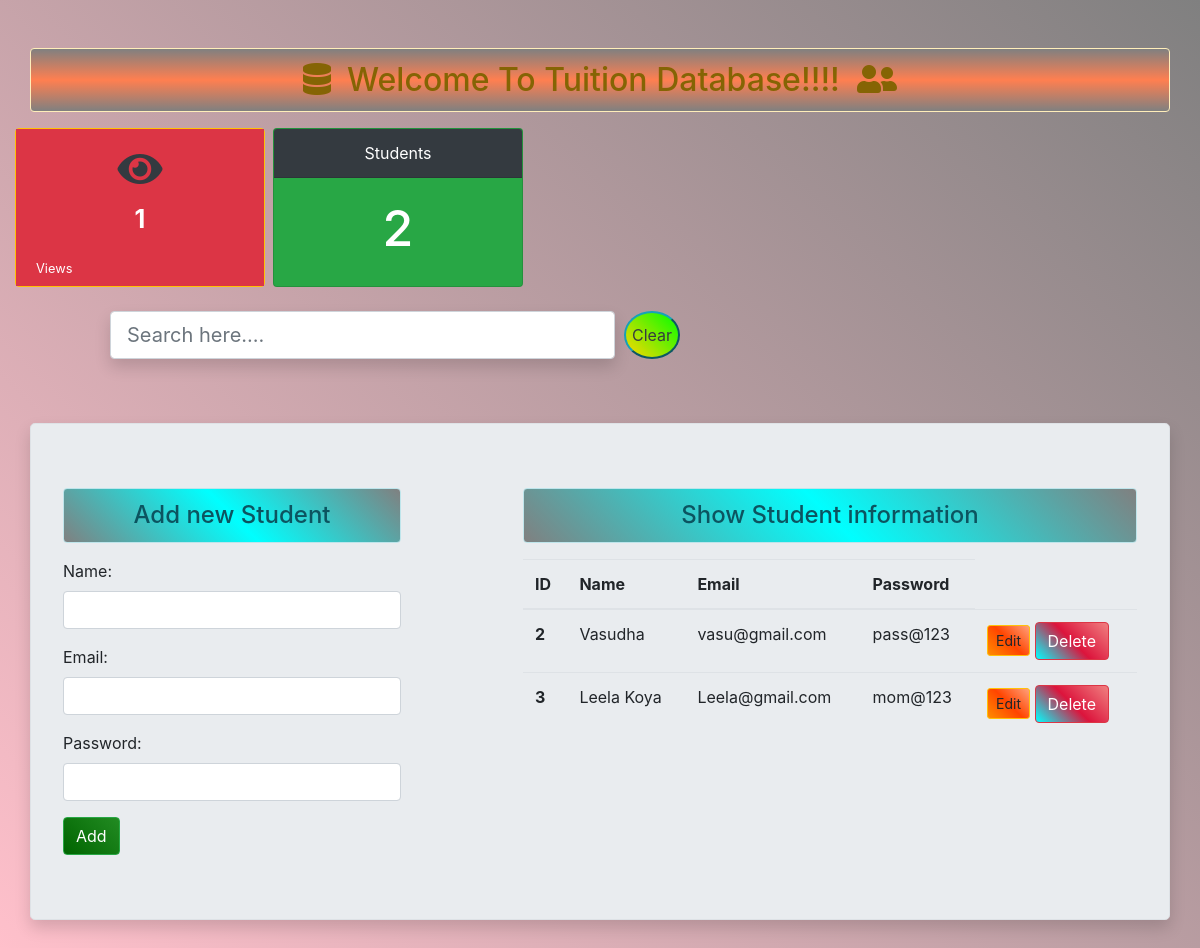
/, run on an earlier commit of the app's database.
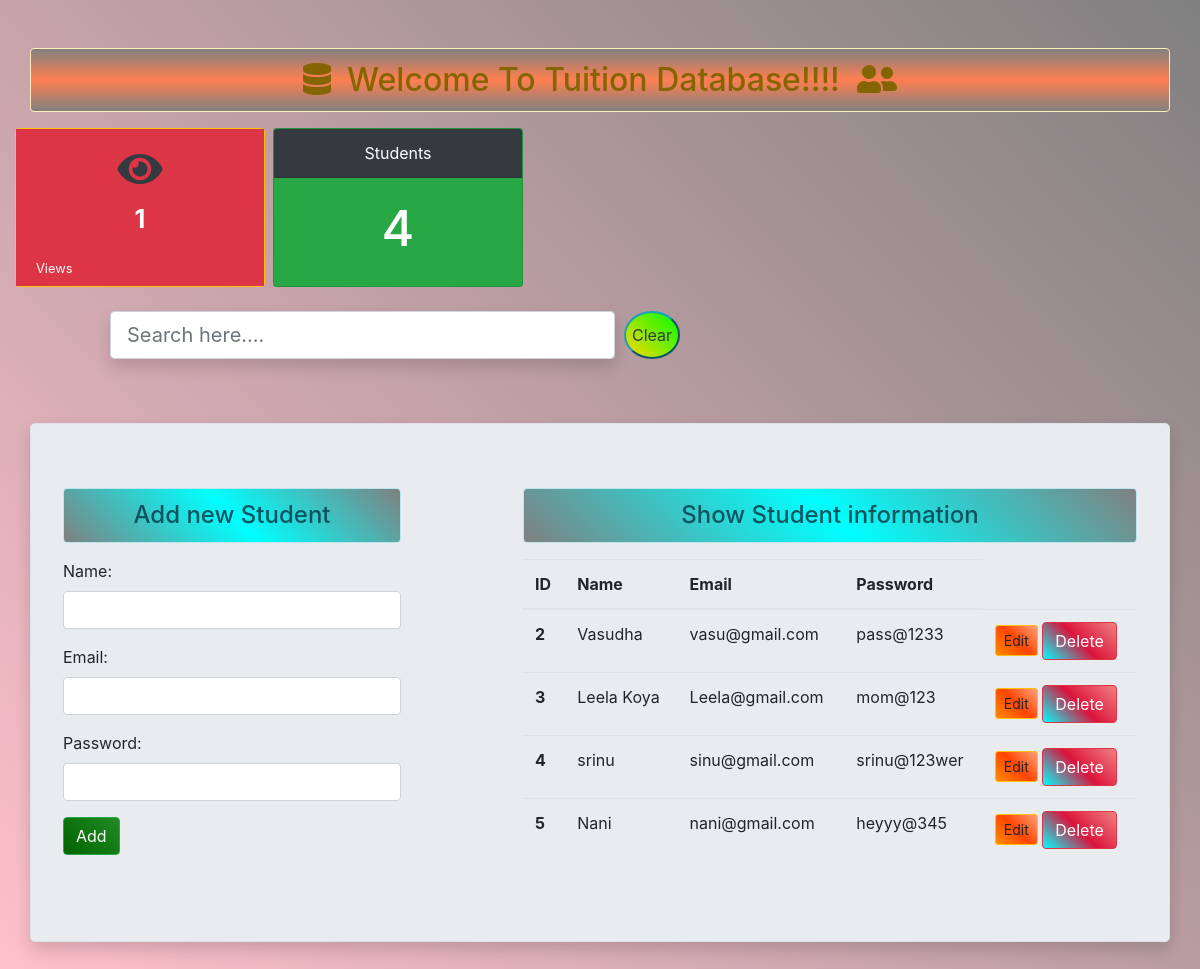
And on a later commit of the database.
### Enroll/models.py (models this page shows)
class User(models.Model):
	name = models.CharField(max_length=70,null=True)
	email = models.EmailField(max_length=100,null=True)
	password=models.CharField(max_length=100,null=True)

### Enroll/views.py (the view)
# urls.py: path('',views.add_show,name="addAndShows"),
def add_show(request):
	if request.method == 'POST':
		fm = StudentRegistration(request.POST)
		if fm.is_valid():
			nm = fm.cleaned_data['name']
			em = fm.cleaned_data['email']
			pw = fm.cleaned_data['password']
			reg = User(name=nm, email=em, password=pw)
			reg.save()
			fm = StudentRegistration()
	else:
		fm = StudentRegistration()
	stud = User.objects.all()
	stud_cnt = stud.count()
	ct = request.session.get('count',0)
	newcount = ct + 1
	request.session['count'] = newcount
	return render(request,'Enroll/addAndShow.html', {'form':fm, 'stu':stud, 'stud_count':stud_cnt, 'counts':newcount})

### Enroll/forms.py
class StudentRegistration(forms.ModelForm):
	class Meta:
		model = User
		fields = '__all__'
		widgets = {
			'name' :forms.TextInput(attrs={'class':'form-control'}),
			'email' :forms.EmailInput(attrs={'class':'form-control'}),
			'password' :forms.PasswordInput(render_value=True, attrs={'class':'form-control'}),
		}

### Enroll/templates/Enroll/addAndShow.html (shortened to what this page needs)
{% extends 'Enroll/base.html' %}
{% block content %}
<div class="row mb-3 container-fluid" >
	<div class="card border-warning shadow-0" style="height: 159px; width: 250px;" >
    	<div class="card-body bg-danger text-dark">
	       <h5 class="card-title text-dark text-center"><i class="fa fa-eye fa-2x" aria-hidden="true"></i></h5>
	       <p class="card-text text-white text-center" style="font-size: 25px;"><b>{{counts}} </b></p>
	       <p class="card-text text-left"><small class="text-white">Views</small></p>
        </div>
	</div>
	<div class="card text-white bg-success text-center ml-2 mb-2" style="height: 159px; width: 250px;">
		<div class="card-header bg-dark">Students</div>
			<div class="card-body">
				<h5 class="card-title" style="font-size: 50px;">{{stud_count}}</h5>
			</div>
	</div>
	<div style="width: 50%;" class="offset-1 mt-3" >
			<form>
				<div class="input-group">
					<input style="border-radius: 10%; "type="text"  placeholder="Search here...." class=" form-control form-control-lg shadow p-3 mb-5 bg-white rounded" id="myInput" onkeyup="searchRecords()">
					<input type="button" value="Clear" onclick="cleartxt()" class="mb-5 btn-info rounded-circle text-dark" >
			</div>
		</form>
	</div>
</div>
<div class="jumbotron border shadow container mt-2">
	<div class="row">
		<div class="col-sm-4">
			<h4 class="text-center alert alert-info" >Add new  Student</h4>
			<form action="" method="POST">
				{{form.as_p}}
				<input type="submit" class="btn btn-success" value="Add">
			</form>
		</div>
		<div class="col-sm-7 offset-1">
			<h4 class="text-center alert alert-info" >Show Student information</h4>
			{% if stu %}
				<table class="table table-hover" id="myTable">
				  <thead>
				    <tr>
				      <th scope="col">ID</th>
				      <th scope="col">Name</th>
				      <th scope="col">Email</th>
				      <th scope="col">Password</th>
				    </tr>
				  </thead>
				  <tbody>
				  	{% for st in stu %}
				    <tr>
				      <th scope="row">{{st.id}}</th>
				      <td>{{st.name}}</td>
				      <td>{{st.email}}</td>
				      <td>{{st.password}}</td>
				      <td >
				      	<a href="{% url 'updatedata' st.id %}"  class="btn btn-warning btn-sm">Edit</a>
				      	<form action="{% url 'deletedata' st.id %}" method="POST" class="d-inline">
				      		<input type="submit" class="btn btn-danger" value="Delete">
				      	</form>
				      </td>
				    </tr>
				    {% endfor %}
				  </tbody>
				</table>
			{% else %}
				<h4 class="text-center alert alert-warning">No records</h4>
			{% endif %}
		</div>
	</div>
</div>
{% endblock content %}

What changed in the data, as far as the page shows it:
changed User "Vasudha": password "pass@123" → "pass@1233"
added User: id "4", name "srinu", email "sinu@gmail.com", password "srinu@123wer"
added User: id "5", name "Nani", email "nani@gmail.com", password "heyyy@345"
Also different on the page:
{{ stud_count }}: "2" → "4"
